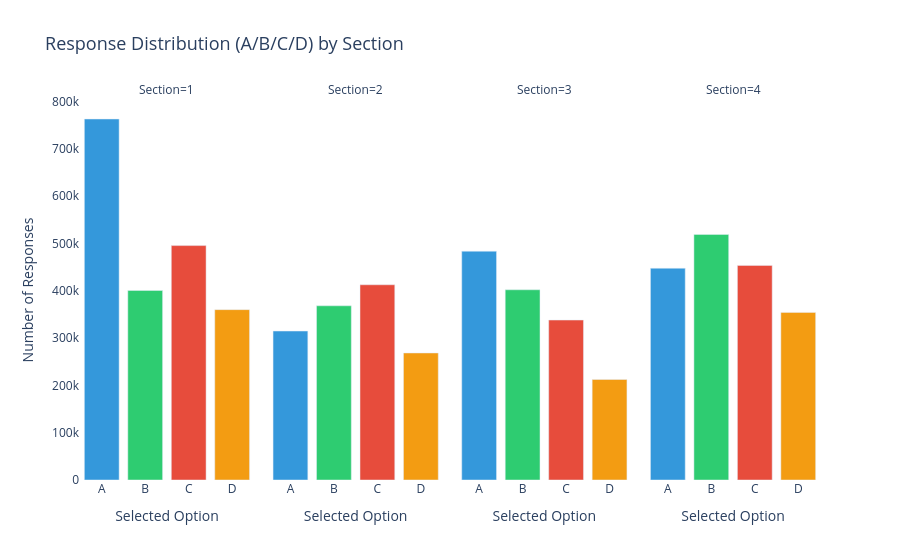

Source (notebook cell):
### Markdown cell above
## Analysis 4: Response Distribution (A/B/C/D)

**Question:** How are candidates distributed across answer choices?

In a fair exam, responses should be roughly equally distributed. Any strong bias toward one option could indicate guessing patterns or question design issues.

### Code cell
df_resp = df_raw[
    (df_raw['question_response'].notna()) &
    (df_raw['question_response'] != '') &
    (df_raw['question_response'] != 'No Response')
].sort_values('logged_at').drop_duplicates(
    subset=['candidate_id', 'question_section', 'question_display_id'],
    keep='last'
).copy()

df_resp_grouped = df_resp.groupby(['question_section', 'question_response']).size().reset_index(name='count')

fig = px.bar(
    df_resp_grouped,
    x='question_response',
    y='count',
    color='question_response',
    facet_col='question_section',
    title='Response Distribution (A/B/C/D) by Section',
    labels={
        'question_response': 'Selected Option',
        'count': 'Number of Responses',
        'question_section': 'Section'
    },
    color_discrete_map={
        'A': '#3498DB',
        'B': '#2ECC71',
        'C': '#E74C3C',
        'D': '#F39C12'
    }
)

fig.update_layout(
    plot_bgcolor='white',
    title_font_size=18,
    showlegend=False
)

fig.show()

### Figure 1 — Plotly figure (JSON) as saved in the notebook; plotly's stock layout.template omitted (floating-point values rounded to 4 significant figures)
{"data": [{"hovertemplate": "Selected Option=%{x}<br>Section=1<br>Number of Responses=%{y}<extra></extra>", "legendgroup": "A", "marker": {"color": "#3498DB", "pattern": {"shape": ""}}, "name": "A", "orientation": "v", "showlegend": true, "textposition": "auto", "type": "bar", "x": ["A"], "xaxis": "x", "y": [763257], "yaxis": "y"}, {"hovertemplate": "Selected Option=%{x}<br>Section=2<br>Number of Responses=%{y}<extra></extra>", "legendgroup": "A", "marker": {"color": "#3498DB", "pattern": {"shape": ""}}, "name": "A", "orientation": "v", "showlegend": false, "textposition": "auto", "type": "bar", "x": ["A"], "xaxis": "x2", "y": [314913], "yaxis": "y2"}, {"hovertemplate": "Selected Option=%{x}<br>Section=3<br>Number of Responses=%{y}<extra></extra>", "legendgroup": "A", "marker": {"color": "#3498DB", "pattern": {"shape": ""}}, "name": "A", "orientation": "v", "showlegend": false, "textposition": "auto", "type": "bar", "x": ["A"], "xaxis": "x3", "y": [483773], "yaxis": "y3"}, {"hovertemplate": "Selected Option=%{x}<br>Section=4<br>Number of Responses=%{y}<extra></extra>", "legendgroup": "A", "marker": {"color": "#3498DB", "pattern": {"shape": ""}}, "name": "A", "orientation": "v", "showlegend": false, "textposition": "auto", "type": "bar", "x": ["A"], "xaxis": "x4", "y": [447767], "yaxis": "y4"}, {"hovertemplate": "Selected Option=%{x}<br>Section=1<br>Number of Responses=%{y}<extra></extra>", "legendgroup": "B", "marker": {"color": "#2ECC71", "pattern": {"shape": ""}}, "name": "B", "orientation": "v", "showlegend": true, "textposition": "auto", "type": "bar", "x": ["B"], "xaxis": "x", "y": [400706], "yaxis": "y"}, {"hovertemplate": "Selected Option=%{x}<br>Section=2<br>Number of Responses=%{y}<extra></extra>", "legendgroup": "B", "marker": {"color": "#2ECC71", "pattern": {"shape": ""}}, "name": "B", "orientation": "v", "showlegend": false, "textposition": "auto", "type": "bar", "x": ["B"], "xaxis": "x2", "y": [368289], "yaxis": "y2"}, {"hovertemplate": "Selected Option=%{x}<br>Section=3<br>Number of Responses=%{y}<extra></extra>", "legendgroup": "B", "marker": {"color": "#2ECC71", "pattern": {"shape": ""}}, "name": "B", "orientation": "v", "showlegend": false, "textposition": "auto", "type": "bar", "x": ["B"], "xaxis": "x3", "y": [402207], "yaxis": "y3"}, {"hovertemplate": "Selected Option=%{x}<br>Section=4<br>Number of Responses=%{y}<extra></extra>", "legendgroup": "B", "marker": {"color": "#2ECC71", "pattern": {"shape": ""}}, "name": "B", "orientation": "v", "showlegend": false, "textposition": "auto", "type": "bar", "x": ["B"], "xaxis": "x4", "y": [519172], "yaxis": "y4"}, {"hovertemplate": "Selected Option=%{x}<br>Section=1<br>Number of Responses=%{y}<extra></extra>", "legendgroup": "C", "marker": {"color": "#E74C3C", "pattern": {"shape": ""}}, "name": "C", "orientation": "v", "showlegend": true, "textposition": "auto", "type": "bar", "x": ["C"], "xaxis": "x", "y": [495614], "yaxis": "y"}, {"hovertemplate": "Selected Option=%{x}<br>Section=2<br>Number of Responses=%{y}<extra></extra>", "legendgroup": "C", "marker": {"color": "#E74C3C", "pattern": {"shape": ""}}, "name": "C", "orientation": "v", "showlegend": false, "textposition": "auto", "type": "bar", "x": ["C"], "xaxis": "x2", "y": [412779], "yaxis": "y2"}, {"hovertemplate": "Selected Option=%{x}<br>Section=3<br>Number of Responses=%{y}<extra></extra>", "legendgroup": "C", "marker": {"color": "#E74C3C", "pattern": {"shape": ""}}, "name": "C", "orientation": "v", "showlegend": false, "textposition": "auto", "type": "bar", "x": ["C"], "xaxis": "x3", "y": [338156], "yaxis": "y3"}, {"hovertemplate": "Selected Option=%{x}<br>Section=4<br>Number of Responses=%{y}<extra></extra>", "legendgroup": "C", "marker": {"color": "#E74C3C", "pattern": {"shape": ""}}, "name": "C", "orientation": "v", "showlegend": false, "textposition": "auto", "type": "bar", "x": ["C"], "xaxis": "x4", "y": [453724], "yaxis": "y4"}, {"hovertemplate": "Selected Option=%{x}<br>Section=1<br>Number of Responses=%{y}<extra></extra>", "legendgroup": "D", "marker": {"color": "#F39C12", "pattern": {"shape": ""}}, "name": "D", "orientation": "v", "showlegend": true, "textposition": "auto", "type": "bar", "x": ["D"], "xaxis": "x", "y": [360207], "yaxis": "y"}, {"hovertemplate": "Selected Option=%{x}<br>Section=2<br>Number of Responses=%{y}<extra></extra>", "legendgroup": "D", "marker": {"color": "#F39C12", "pattern": {"shape": ""}}, "name": "D", "orientation": "v", "showlegend": false, "textposition": "auto", "type": "bar", "x": ["D"], "xaxis": "x2", "y": [268548], "yaxis": "y2"}, {"hovertemplate": "Selected Option=%{x}<br>Section=3<br>Number of Responses=%{y}<extra></extra>", "legendgroup": "D", "marker": {"color": "#F39C12", "pattern": {"shape": ""}}, "name": "D", "orientation": "v", "showlegend": false, "textposition": "auto", "type": "bar", "x": ["D"], "xaxis": "x3", "y": [212464], "yaxis": "y3"}, {"hovertemplate": "Selected Option=%{x}<br>Section=4<br>Number of Responses=%{y}<extra></extra>", "legendgroup": "D", "marker": {"color": "#F39C12", "pattern": {"shape": ""}}, "name": "D", "orientation": "v", "showlegend": false, "textposition": "auto", "type": "bar", "x": ["D"], "xaxis": "x4", "y": [354382], "yaxis": "y4"}], "layout": {"annotations": [{"font": {}, "showarrow": false, "text": "Section=1", "x": 0.1175, "xanchor": "center", "xref": "paper", "y": 1, "yanchor": "bottom", "yref": "paper"}, {"font": {}, "showarrow": false, "text": "Section=2", "x": 0.3725, "xanchor": "center", "xref": "paper", "y": 1, "yanchor": "bottom", "yref": "paper"}, {"font": {}, "showarrow": false, "text": "Section=3", "x": 0.6275, "xanchor": "center", "xref": "paper", "y": 1, "yanchor": "bottom", "yref": "paper"}, {"font": {}, "showarrow": false, "text": "Section=4", "x": 0.8825, "xanchor": "center", "xref": "paper", "y": 1, "yanchor": "bottom", "yref": "paper"}], "barmode": "relative", "legend": {"title": {"text": "Selected Option"}, "tracegroupgap": 0}, "plot_bgcolor": "white", "showlegend": false, "title": {"font": {"size": 18}, "text": "Response Distribution (A/B/C/D) by Section"}, "xaxis": {"anchor": "y", "categoryarray": ["A", "B", "C", "D"], "categoryorder": "array", "domain": [0, 0.235], "title": {"text": "Selected Option"}}, "xaxis2": {"anchor": "y2", "categoryarray": ["A", "B", "C", "D"], "categoryorder": "array", "domain": [0.255, 0.49], "matches": "x", "title": {"text": "Selected Option"}}, "xaxis3": {"anchor": "y3", "categoryarray": ["A", "B", "C", "D"], "categoryorder": "array", "domain": [0.51, 0.745], "matches": "x", "title": {"text": "Selected Option"}}, "xaxis4": {"anchor": "y4", "categoryarray": ["A", "B", "C", "D"], "categoryorder": "array", "domain": [0.765, 1.0], "matches": "x", "title": {"text": "Selected Option"}}, "yaxis": {"anchor": "x", "domain": [0, 1], "title": {"text": "Number of Responses"}}, "yaxis2": {"anchor": "x2", "domain": [0, 1], "matches": "y", "showticklabels": false}, "yaxis3": {"anchor": "x3", "domain": [0, 1], "matches": "y", "showticklabels": false}, "yaxis4": {"anchor": "x4", "domain": [0, 1], "matches": "y", "showticklabels": false}}}
